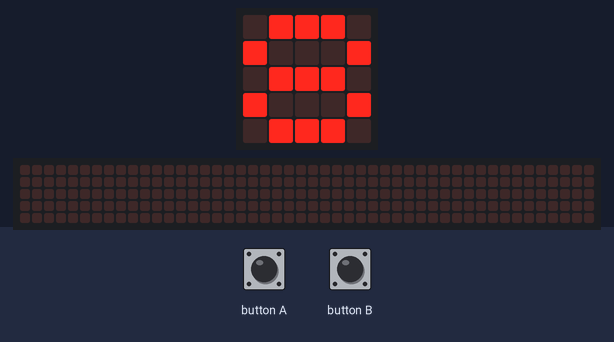
The program below on a simulated BBC micro:bit (MakeCode). Shown: the board's 5×5 LED display, a strip that is not on the board, showing the scrolling text unrolled. The test bench sets the inputs (shaded band). The 48×5 strip is a reading aid, not a part: it shows the text the display is scrolling, unrolled, one strip-width of it at a time.

Above: at 1.3 s.
1.4 s: button B pressed for 0.15 s
At 2.32 s:
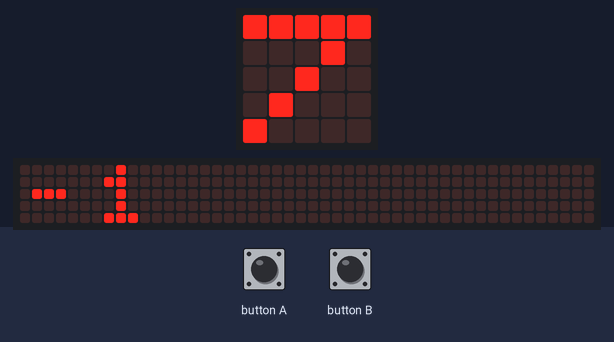
4.2 s: button B pressed for 0.15 s
At 5.32 s:
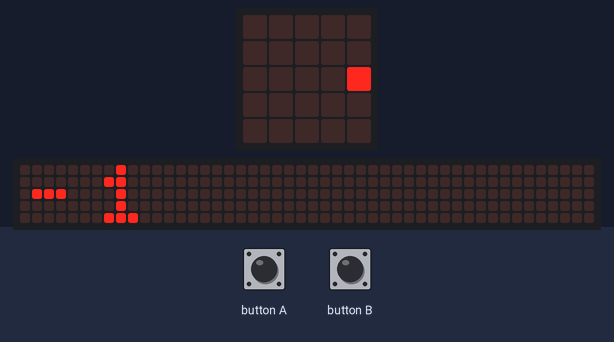
At 22.2 s:
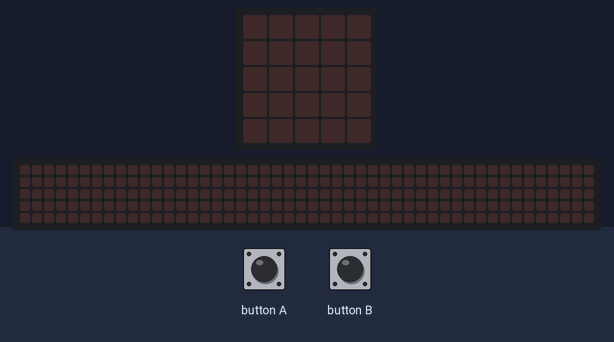

The program:

main.ts
```typescript
input.onButtonPressed(Button.A, function () {
    b = 0
})
input.onButtonPressed(Button.B, function () {
    a = 0
})
let a = 0
let b = 0
b = 1
basic.forever(function () {
    while (b == 1) {
        a = 10
        for (let index = 0; index < 10; index++) {
            a += -1
            basic.showNumber(a)
        }
        basic.pause(2000)
        basic.showLeds(`
            . . . . .
            . . . . .
            . . # . .
            . . . . .
            . . . . .
            `)
        basic.showLeds(`
            . . . . .
            . . # . .
            . # . # .
            . . # . .
            . . . . .
            `)
        basic.showLeds(`
            . . # . .
            . # . # .
            # . . . #
            . # . # .
            . . # . .
            `)
        basic.showLeds(`
            . # . # .
            # . . . #
            . . . . .
            # . . . #
            . # . # .
            `)
        basic.showLeds(`
            # . . . #
            . . . . .
            . . . . .
            . . . . .
            # . . . #
            `)
    }
})
```

test.ts
```typescript
// 在這裡測試；當此封包作為擴充功能時，將不會編譯此內容。
```

Measured:
- after the input at 1.4 s, the display: first differs from a run without the input after 0.85 s (image 1)
